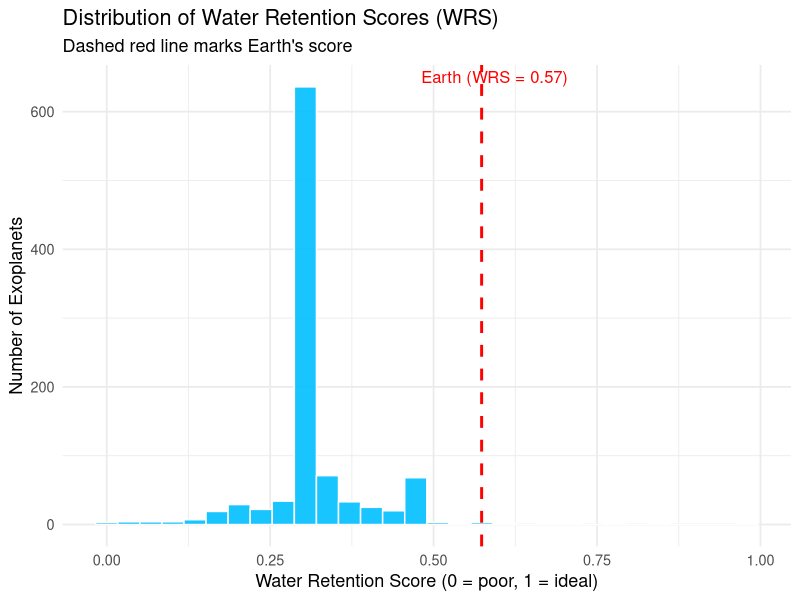

The R source for this figure:
library(ggplot2)
windows()

# Load dataset
df <- read.csv("exoplanets_filtered_default.csv", comment.char = "#")

# Get values for density and escape velocity
df$density_gcc <- 5.514 * (df$pl_bmasse / (df$pl_rade^3))  # density
df$v_esc_kms <- 11.2 * sqrt(df$pl_bmasse / df$pl_rade)     # escape velocity

# Keep needed rows
need <- c("pl_eqt","v_esc_kms","density_gcc")
df <- df[complete.cases(df[ , need]), ]

# Temperature score - centered on 275 K, 200–350 range (clamped)
df$S_T <- 1 - abs(df$pl_eqt - 275) / 75
df$S_T <- pmax(pmin(df$S_T, 1), 0)

# Escape velocity score - ideal 8–20 km/s (clamped)
df$S_V <- (pmin(df$v_esc_kms, 20) - 8) / 12
df$S_V <- pmax(pmin(df$S_V, 1), 0)

# Density score - ideal 3–10 g/cm³ (clamped)
df$S_D <- (pmin(df$density_gcc, 10) - 3) / 7
df$S_D <- pmax(pmin(df$S_D, 1), 0)

# Weights
w_T <- 0.52
w_V <- 0.31
w_D <- 0.17

# WRS
df$WRS <- w_T * df$S_T + w_V * df$S_V + w_D * df$S_D

# Adding Earth as reference
earth <- data.frame(
  pl_name     = "Earth",
  pl_eqt      = 288,
  v_esc_kms   = 11.2,
  density_gcc = 5.51
)

earth$S_T <- 1 - abs(earth$pl_eqt - 275) / 75
earth$S_T <- pmax(pmin(earth$S_T, 1), 0)

earth$S_V <- (pmin(earth$v_esc_kms, 20) - 8) / 12
earth$S_V <- pmax(pmin(earth$S_V, 1), 0)

earth$S_D <- (pmin(earth$density_gcc, 10) - 3) / 7
earth$S_D <- pmax(pmin(earth$S_D, 1), 0)

earth$WRS <- w_T * earth$S_T + w_V * earth$S_V + w_D * earth$S_D

# Check to make sure Earth is within the dataset, then adding Earth
df$pl_name <- ifelse(is.null(df$pl_name), NA, df$pl_name)
df_with_earth <- rbind(
  df[ , c("pl_name","pl_eqt","v_esc_kms","density_gcc","WRS")],
  earth[ , c("pl_name","pl_eqt","v_esc_kms","density_gcc","WRS")]
)

# Histogram
ggplot(df_with_earth, aes(x = WRS)) +
  geom_histogram(bins = 30, fill = "deepskyblue", color = "white", alpha = 0.9) +
  geom_vline(xintercept = earth$WRS, color = "red", linetype = "dashed", linewidth = 1) +
  annotate("text",
           x = earth$WRS + 0.02, y = Inf, vjust = 1.5,
           label = paste0("Earth (WRS = ", round(earth$WRS, 2), ")"),
           color = "red", size = 4.2) +
  labs(
    title = "Distribution of Water Retention Scores (WRS)",
    subtitle = "Dashed red line marks Earth's score",
    x = "Water Retention Score (0 = poor, 1 = ideal)",
    y = "Number of Exoplanets"
  ) +
  theme_minimal(base_size = 13)
